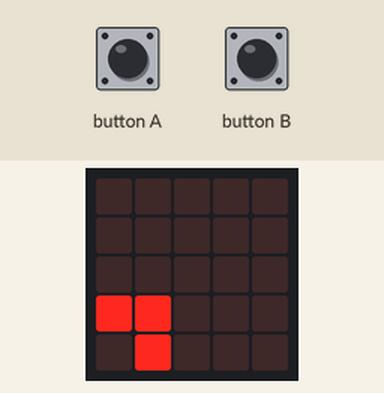
A program run on a simulated BBC micro:bit (MakeCode). Shown: the board's 5×5 LED display. The inputs (shaded band) are chosen by the test bench. Random numbers come from a fixed seed; the short countdown, score and lost-life animations are approximate.

Above: at 1.2 s.
1.3 s: button A pressed for 0.15 s
At 1.9 s:
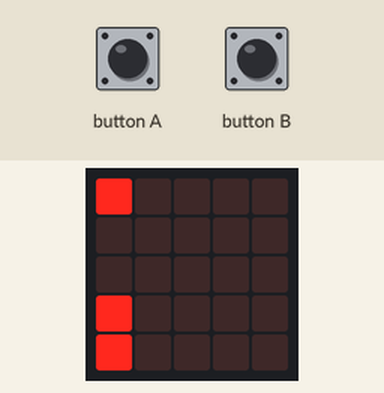
2.0 s: button B pressed for 0.15 s
2.7 s: button A pressed for 0.15 s
At 3.35 s:
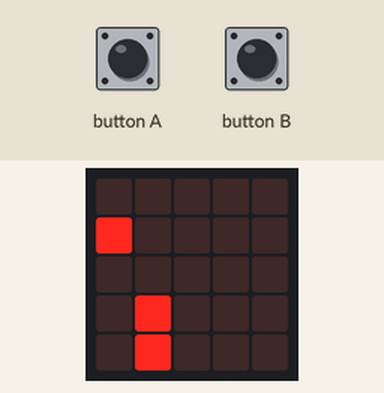
3.4 s: button B pressed for 0.15 s
At 4.0 s:
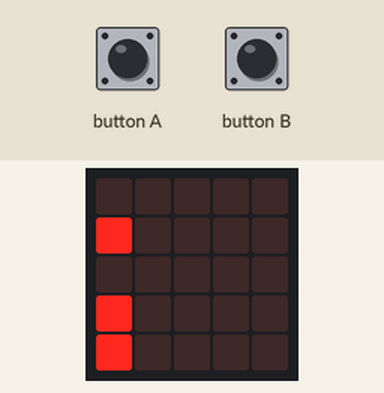
4.1 s: button A pressed for 0.15 s
4.8 s: button B pressed for 0.15 s
At 5.6 s:
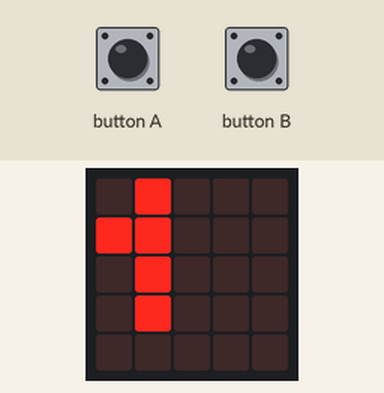
Timing chart, 0 to 7.8 s (numbered marks = the images above; inputs shaded):
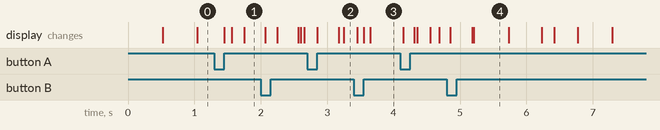

The program:

main.ts
```typescript
function bewegeDinoUm (pixel: number) {
    for (let Index = 0; Index <= Math.abs(pixel) - 1; Index++) {
        if (pixel > 0) {
            dino.change(LedSpriteProperty.Y, -1)
        } else {
            dino.change(LedSpriteProperty.Y, 1)
        }
        basic.pause(100 + Index * 100)
    }
    return 0
}
function berührt (dino: game.LedSprite, hindernis: game.LedSprite) {
    return dino.get(LedSpriteProperty.X) == hindernis.get(LedSpriteProperty.X) && dino.get(LedSpriteProperty.Y) == hindernis.get(LedSpriteProperty.Y)
}
input.onButtonPressed(Button.A, function () {
    bewegeDinoUm(3)
    basic.pause(500)
    bewegeDinoUm(-3)
})
function neuesHindernis () {
    for (let hindernis of hindernisse) {
        hindernis.delete()
    }
    hindernisse = [game.createSprite(4, 3)]
    if (Math.randomBoolean()) {
        hindernisse.push(game.createSprite(4, 2))
        hindernisse.push(game.createSprite(4, 1))
        hindernisse.push(game.createSprite(4, 0))
    } else {
        hindernisse.push(game.createSprite(4, 4))
    }
}
input.onButtonPressed(Button.B, function () {
    bewegeDinoUm(-1)
    basic.pause(1000)
    bewegeDinoUm(1)
})
function bewegeHindernis () {
    for (let hindernis of hindernisse) {
        hindernis.change(LedSpriteProperty.X, -1)
    }
    basic.pause(500)
    if (keinHindernisMehr()) {
        game.addScore(1)
        neuesHindernis()
    }
}
function keinHindernisMehr () {
    return hindernisse[0].get(LedSpriteProperty.X) == 0
}
let hindernisse: game.LedSprite[] = []
let dino: game.LedSprite = null
game.setLife(3)
dino = game.createSprite(0, 3)
neuesHindernis()
basic.forever(function () {
    bewegeHindernis()
    for (let hindernis of hindernisse) {
        if (berührt(dino, hindernis)) {
            game.removeLife(1)
            break;
        }
    }
})
```

test.ts
```typescript
// Hier kann man Tests durchführen; diese Datei wird nicht kompiliert, wenn dieses Paket als Erweiterung verwendet wird.
```

Measured:
- what the display in image 4 shows lasts 0.5 s, from 5.2 s to 5.7 s
